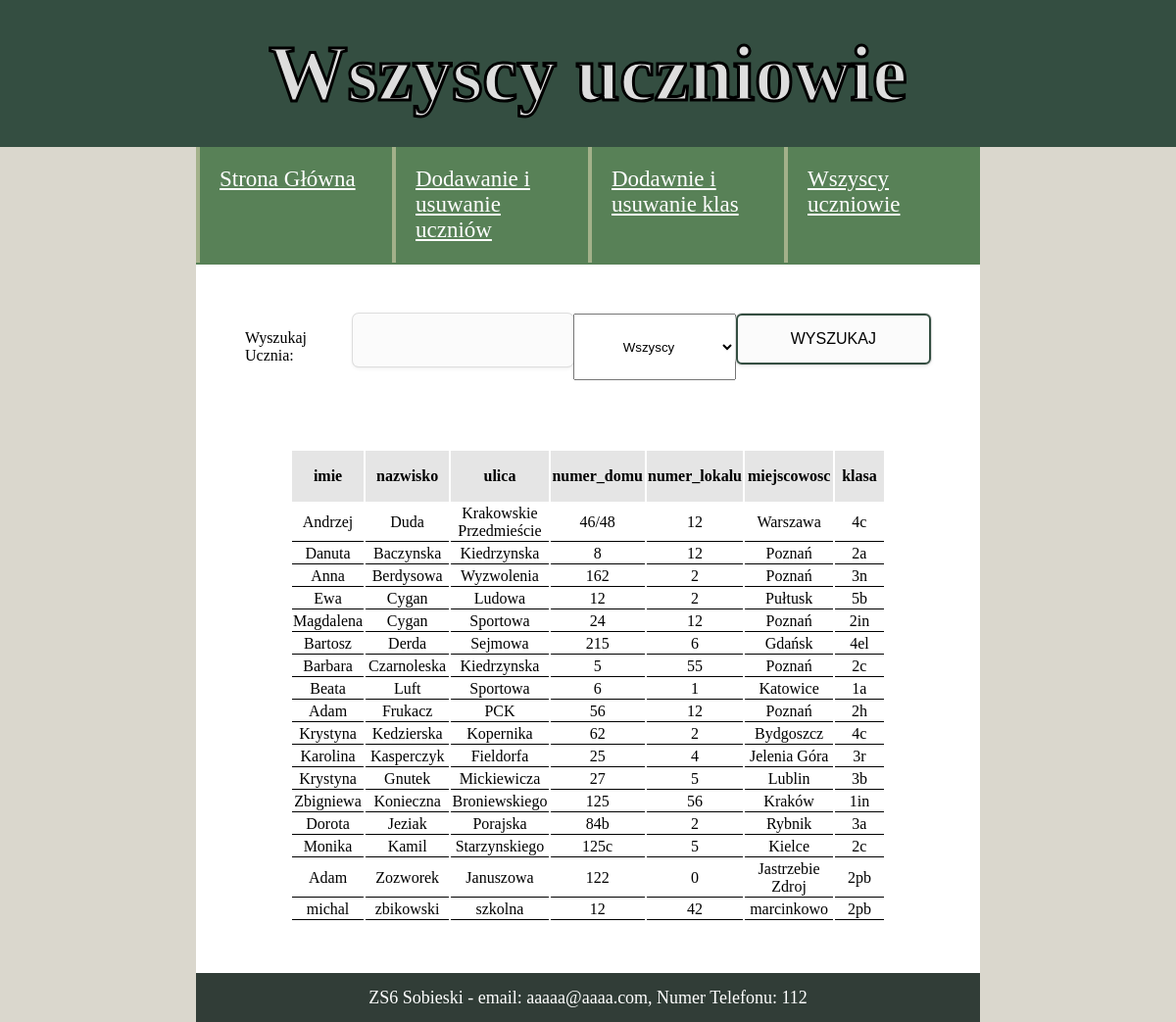
/2024.01.16/wszyscy.php, run on the app's committed database.
### tables this page shows
CREATE TABLE `uczniowie` (
  `id` int(11) NOT NULL,
  `imie` varchar(30) NOT NULL,
  `nazwisko` varchar(50) NOT NULL,
  `ulica` varchar(70) NOT NULL,
  `numer_domu` varchar(10) NOT NULL,
  `numer_lokalu` int(11) NOT NULL,
  `kod_pocztowy` varchar(6) NOT NULL,
  `miejscowosc` varchar(50) NOT NULL,
  `klasa` varchar(3) NOT NULL
);

### 2024.01.16/wszyscy.php (the view, shortened to what this page needs)
<!DOCTYPE html>
<html lang="en">
<head>
    <link rel="stylesheet" href="style.css">
</head>
<body>
<div class="grid-container">
    <header>
    Wszyscy uczniowie
    </header>
    <div id="item4">
    </div id="item4">
    <main>
    <ul>
        <li><a href="main.php"> Strona Główna</a></li>
            <li>
                <a href="modyfikowanie.php">Dodawanie i usuwanie uczniów</a>
            </li>
            <li><a href="dodawanie_klas.php"> Dodawnie i usuwanie klas</a></li>
            <li><a href="wszyscy.php"> Wszyscy uczniowie</a></li>
        </ul>
    <form action="" method="post">
    <div id="formSearchUczen">
    <p class="inputlabels">Wyszukaj Ucznia:</p> <input type="text" name="search_input"><br>
        <select name="klasa_select" id="selectWyborKlasy">
            <?php
                 $host = 'localhost';
                 $login = 'root';
                 $password = '';
                 $database = '2pb';
                 $conn = mysqli_connect($host, $login, $password, $database);
             if(!$conn){
                 echo "blad";
             }else{
                 echo "<option>"."Wszyscy"."</option>";
            ?>
        </select>
        <input type="submit" id="submitSearchUcznia" value="WYSZUKAJ"></div>
    </form>
    <div id="tabelaDiv">
    <table>
    <th width="50" align="center" bgcolor="e5e5e5">imie</th>
    <th width="100" align="center" bgcolor="e5e5e5">nazwisko</th>
    <th width="100" align="center" bgcolor="e5e5e5">ulica</th>
    <th width="100" align="center" bgcolor="e5e5e5">numer_domu</th>
    <th width="100" align="center" bgcolor="e5e5e5">numer_lokalu</th>
    <th width="100" align="center" bgcolor="e5e5e5">miejscowosc</th>
    <th width="100" align="center" bgcolor="e5e5e5">klasa</th><tr>
    <?php
    $search_input= $_POST["search_input"];
    $klasa_select= $_POST["klasa_select"];
    $sql = "SELECT * FROM `uczniowie` WHERE (imie like '".$search_input."%' or nazwisko like '".$search_input."%' or ulica like '".$search_input."%' or miejscowosc like '".$search_input."%') and klasa like '".$klasa_select."%'";
    $result = mysqli_query($conn,$sql);
    while($row = mysqli_fetch_assoc($result)){
        $imie  = $row['imie'];
        $nazwisko = $row['nazwisko'];
        $ulica = $row['ulica'];
        $numer_domu = $row['numer_domu'];
        $numer_lokalu = $row['numer_lokalu'];
        $miejscowosc= $row['miejscowosc'];
        $klasa = $row['klasa'];
        ?>
<td	width="50" align="center"><?=$imie?></td>
<td width="100" align="center"><?=$nazwisko?></td>
<td width="100" align="center"><?=$ulica?></td>
<td width="100" align="center"><?=$numer_domu?></td>
<td width="100" align="center"><?=$numer_lokalu?></td>
<td width="100" align="center"><?=$miejscowosc?></td>
<td width="100" align="center"><?=$klasa?></td>
</tr><tr>
<?php
	}}
?>
</tr></table></div>
    </main>
    <div id="rightBanner">
    </div>
    <div id="item7"></div>
    <footer>
        ZS6 Sobieski - email: aaaaa@aaaa.com, Numer Telefonu: 112
    </footer>
    <div id="item9"></div>
</div>
</body>
</html>

### 2024.01.16/style.css (style rules this page uses)
body { background-color: #DAD7CD; margin: 0px; font-family: Trebuchet MS; }
.grid-container { display: grid; grid-template: minmax(150px,max-content) 70fr 50px/ 200px 1fr 200px; min-width: 100%; width: fit-content; min-height: 100vh; border-collapse: collapse; box-sizing: border-box; }
header { display: flex; justify-content: center; align-items: center; color:#dddddd; font-size: 80px; -webkit-text-stroke: 3px #000000; background-color: #344E41; font-weight: 800; grid-column:1/ span 3; }
ul { display: flex; width: 100%; background-color: #588157; padding: 0px; margin: 0px; }
li { border-left: #A3B18A solid 4px; list-style-type: none; width: 33%; padding: 20px;; }
footer { background-color: #313d37; }
main { background-color: white; }
input[type=text] { padding: 7px; border-radius: 6px; font-size: 16px; background: #fbfbfb; border: 2px solid transparent; height: 36px; box-shadow: 0 0 0 1px #dddddd, 0 2px 4px 0 rgb(0 0 0 / 7%), 0 1px 1.5px 0 rgb(0 0 0 / 5%); }
input[type=submit] { padding: 7px; border-radius: 6px; font-size: 16px; background: #fbfbfb; border: 2px solid #344E41; height: 36px; box-shadow: 0 0 0 1px #dddddd, 0 2px 4px 0 rgb(0 0 0 / 7%), 0 1px 1.5px 0 rgb(0 0 0 / 5%); }
#formSearchUczen { border-top: #588157 solid 2px; padding: 50px; display: flex; justify-content: space-evenly; flex-direction: ro; }
#submitSearchUcznia { width: 30%; height: 52px; }
#tabelaDiv { display: flex; justify-content: center; padding: 20px; padding-bottom: 50px; }
#tabelaDiv>table { width: 80%; }
th { height: 50px; }
td { border-bottom: 1px solid black; }
#selectWyborKlasy { width: 25%; text-align: center; }
main li>a { font-size:23px; color:white; }
footer { font-size: 18px; display: flex; justify-content: center; align-items: center; color: white; }

### data on the page
uczniowie: imie "Andrzej", nazwisko "Duda", ulica "Krakowskie Przedmieście", numer_domu "46/48", numer_lokalu "12", miejscowosc "Warszawa", klasa "4c"
uczniowie: imie "Danuta", nazwisko "Baczynska", ulica "Kiedrzynska", numer_domu "8", numer_lokalu "12", miejscowosc "Poznań", klasa "2a"
uczniowie: imie "Anna", nazwisko "Berdysowa", ulica "Wyzwolenia", numer_domu "162", numer_lokalu "2", miejscowosc "Poznań", klasa "3n"
uczniowie: imie "Ewa", nazwisko "Cygan", ulica "Ludowa", numer_domu "12", numer_lokalu "2", miejscowosc "Pułtusk", klasa "5b"
uczniowie: imie "Magdalena", nazwisko "Cygan", ulica "Sportowa", numer_domu "24", numer_lokalu "12", miejscowosc "Poznań", klasa "2in"
uczniowie: imie "Bartosz", nazwisko "Derda", ulica "Sejmowa", numer_domu "215", numer_lokalu "6", miejscowosc "Gdańsk", klasa "4el"
uczniowie: imie "Barbara", nazwisko "Czarnoleska", ulica "Kiedrzynska", numer_domu "5", numer_lokalu "55", miejscowosc "Poznań", klasa "2c"
uczniowie: imie "Beata", nazwisko "Luft", ulica "Sportowa", numer_domu "6", numer_lokalu "1", miejscowosc "Katowice", klasa "1a"
uczniowie: imie "Adam", nazwisko "Frukacz", ulica "PCK", numer_domu "56", numer_lokalu "12", miejscowosc "Poznań", klasa "2h"
uczniowie: imie "Krystyna", nazwisko "Kedzierska", ulica "Kopernika", numer_domu "62", numer_lokalu "2", miejscowosc "Bydgoszcz", klasa "4c"
uczniowie: imie "Karolina", nazwisko "Kasperczyk", ulica "Fieldorfa", numer_domu "25", numer_lokalu "4", miejscowosc "Jelenia Góra", klasa "3r"
uczniowie: imie "Krystyna", nazwisko "Gnutek", ulica "Mickiewicza", numer_domu "27", numer_lokalu "5", miejscowosc "Lublin", klasa "3b"
uczniowie: imie "Zbigniewa", nazwisko "Konieczna", ulica "Broniewskiego", numer_domu "125", numer_lokalu "56", miejscowosc "Kraków", klasa "1in"
uczniowie: imie "Dorota", nazwisko "Jeziak", ulica "Porajska", numer_domu "84b", numer_lokalu "2", miejscowosc "Rybnik", klasa "3a"
uczniowie: imie "Monika", nazwisko "Kamil", ulica "Starzynskiego", numer_domu "125c", numer_lokalu "5", miejscowosc "Kielce", klasa "2c"
uczniowie: imie "Adam", nazwisko "Zozworek", ulica "Januszowa", numer_domu "122", numer_lokalu "0", miejscowosc "Jastrzebie Zdroj", klasa "2pb"
uczniowie: imie "michal", nazwisko "zbikowski", ulica "szkolna", numer_domu "12", numer_lokalu "42", miejscowosc "marcinkowo", klasa "2pb"
